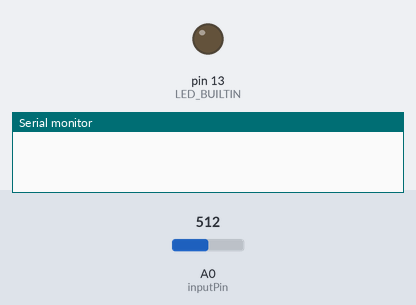
Recording of a sketch running on a simulated Arduino Nano, built with avr-gcc and run on an emulated ATmega328P. Parts: output pins drawn as LEDs (lit = HIGH), the last lines printed to the serial monitor. Inputs (shaded band) come from the test bench; at power-on: A0 (inputPin) = 512.

Above: at 1.0 s.
At 3.0 s:
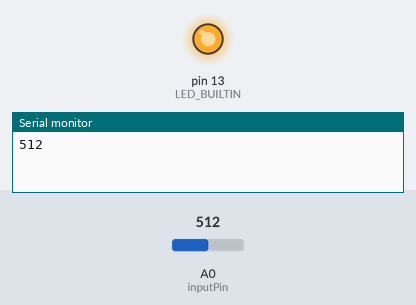
Timing chart, 0 to 5.2 s (numbered marks = the images above):
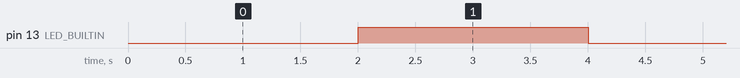

The sketch:

LaJollaReader.ino
```cpp
// A short program to read analog values and send them to the PC every two seconds.
//
// The output signal from the LaJolla riometer is a voltage 0..5V and it is connected
// to the analog A1

// The board in use is an Arduino Nano, so the built-in A/D-converter has only 10-bit resolution.
// If one does not want to use a better external converter, the obvious next step would be to
// use oversampling followed by averaging. Also, the internal analog reference is actually the 5V
// power supply line: an external reference would improve the situation. For quick functionality tests,
// however, these enhancements are not at all critical.

// The input pin protection comprises a simple RC-lowpass filter (33k and 100nF -> f0=50Hz)
// followed by clamp diodes to +5V and GND.


// Time between reading the value
const unsigned long INTERVAL = 2000;
unsigned long thistime;
unsigned long lasttime = 0;

// Input pin
const int inputPin = A0;

//--------------------------------------------------------------
// Each analog reading is an average of several measurements.
//
// On Arduino Nano, the conversion takes about 100us, so an average
// of 16 conversion takes about 2ms.

uint16_t readAnalogSensor(int pin)
{
  uint32_t value = 0;
  for (uint8_t i = 0; i < 16; i++) {
    value += analogRead(pin);
  }
  value = value >> 4; // Divide by 2^4=16
  return (uint16_t)value;
}

void setup() {
  // put your setup code here, to run once:
  pinMode(LED_BUILTIN, OUTPUT);
  digitalWrite(LED_BUILTIN, LOW);
  analogReference(DEFAULT);
  Serial.begin(115200);
  while (!Serial) { // Wait for the connection
    delay(1);
  }
}

// =============================================================
// Read the analog input value at regular intervals and
// send the value to the PC.

void loop() {
  thistime = millis();
  if (thistime - lasttime > INTERVAL) {
    lasttime = thistime;
    digitalWrite(LED_BUILTIN, !digitalRead(LED_BUILTIN));
    uint16_t voltage = readAnalogSensor(inputPin);
    Serial.println(voltage);
  }
  delay(1);
}
```

Measured:
- by itself, pin 13 (LED_BUILTIN): alternates HIGH for 2.0 s and LOW for 2.0 s
